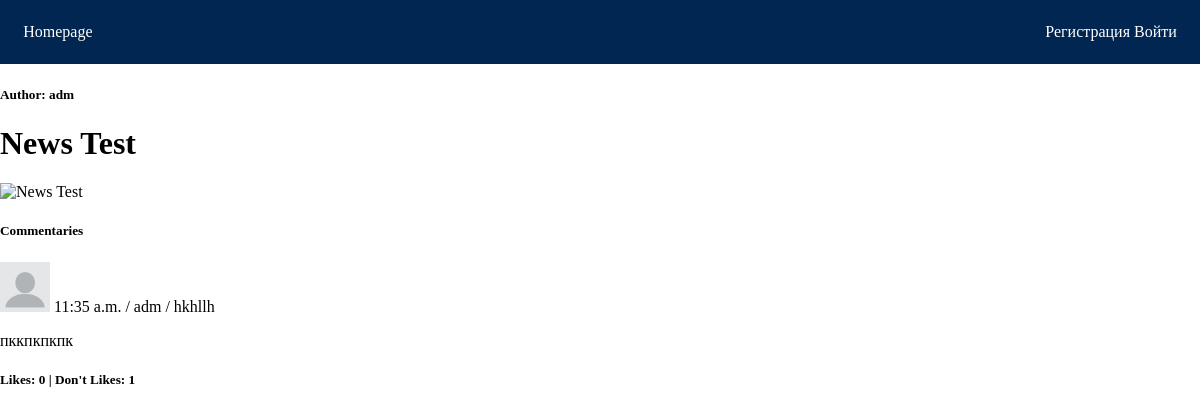
Before: /news/115/ with the older database file.
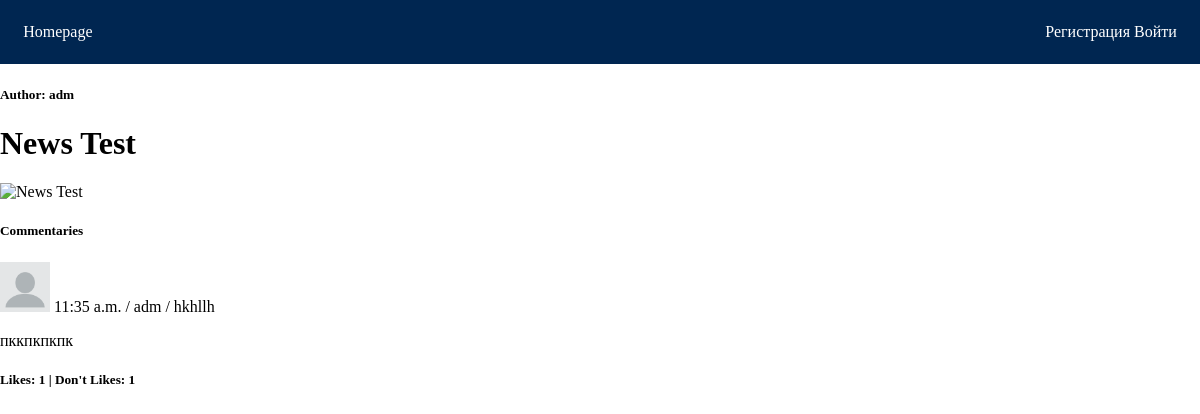
After: the same page with the newer database file.
### news/models.py (models this page shows, shortened)
class News(models.Model):
    author = models.ForeignKey(User, null=True, on_delete=models.SET_NULL)
    article = models.CharField(max_length=100)
    body = models.TextField(blank=True, null=True)
    commentary = models.ManyToManyField(Commentaries)
    likes = models.ManyToManyField(Likes)
    dnot_likes = models.ManyToManyField(Dnot_likes)
    image = models.ImageField(upload_to='news_images/', default='news_images/default_news.jpg')
    image_thumbnail = models.ImageField(
        upload_to="news_images/",
        default = "news_images/news_images_thumb.jpg",
        null=True,
        blank=True)
    def get_likes(self):
        return self.likes.count()
    def get_dont_likes(self):
        return self.dnot_likes.count()

class Commentaries(models.Model):
    class Meta:
        ordering = ['-date']
    user = models.ForeignKey(User, null=True, on_delete=models.SET_NULL)
    date = models.DateTimeField(auto_now_add=True)
    text = models.TextField(blank=False, null=True)

### profiles/models.py (models this page shows)
class UserInformation(models.Model):
    profile = models.OneToOneField(User, primary_key=True, on_delete=models.CASCADE)
    bio = models.CharField(max_length=250)
    profile_image = models.ImageField(
        upload_to='profile_images/',
        default='profile_images/default_profile.jpg',
        null=True,
        blank=True)

### news/views.py (the view)
# urls.py: path('news/<int:pk>/', detail_view, name='detail-news'),
def detail_view(request, pk):
    user = request.user
    liked = False
    try:
        obj = News.objects.get(id=pk)
    except News.DoesNotExist:
        raise Http404
    if request.user.is_authenticated and obj.likes.filter(user=user):
        liked = True
    return render(request, 'news/detail.html', {'single_object': obj, 'liked':liked})

### news/templates/news/detail.html (shortened to what this page needs)
{% extends "base.html" %}
{% load static %}
{% block content %}
<h5>Author: {{ single_object.author }}</h5>
<h1>{{ single_object.article }}</h1>
{% if single_object.image %}
    <img src="{% static single_object.image.url %}" alt="{{ single_object.article }}" height="400">
{% endif %}
<h5>Commentaries</h5>
{% for c in single_object.commentary.all %}
    <p>
    {% if c.user.userinformation.profile_image %}
        <img src="{{ c.user.userinformation.profile_image.url }}" alt="{{ c.user }}" width="50">
    {% endif %}
    {{ c.date.time }} /
    {{ c.user }} /
    {{ c.text }}
    </p>
{% endfor %}
{% include 'news/detail_snippet.html' with single_object=single_object %}
<h5>Likes: {{ single_object.get_likes }}     |     Don't Likes:  {{ single_object.get_dont_likes }}</h5>
{% endblock %}

### templates/base.html (shortened to what this page needs)
{% load static %}
<!DOCTYPE html>
<html lang="en">
<head>
    <link rel="stylesheet" href="{% static 'css/style.css' %}">
</head>
<body>
    {% include 'navbar.html' %}
    {% block content %}
    {% endblock %}
</body>
</html>

### templates/navbar.html
<nav>
    <a href="/">Homepage</a>
    <div class="nav-menu">
        {% if user.is_authenticated %}
            {% if user.userinformation.profile_image %}
                <img src="{{ user.userinformation.profile_image.url }}" alt="{{ user }} avatar" width="25">
            {% endif %}
            <span>username: <a href="profile/{{ user.id }}">{{ user }}</a></span>
            <a href="/logout">Выйти</a>
        {% else %}
            <a href="/register">Регистрация</a>
            <a href="/login">Войти</a>
        {% endif %}
    </div>
</nav>

### news/templates/news/detail_snippet.html
{% if single_object.body %}
    <p>{{ single_object.body }}</p>
{% else %}
    <p>Content coming soon</p>
{% endif %}

### staticbase/css/style.css (style rules this page uses)
body { margin: 0; }
nav { padding: 1.5em; background-color: #002651; }
nav a { color: #fff; text-decoration: none; }
nav { padding: 1.45em; background-color: #002651; display: flex; justify-content: space-between; }

Changed rows visible on the page:
changed News "News Test": get_likes "0" → "1"
